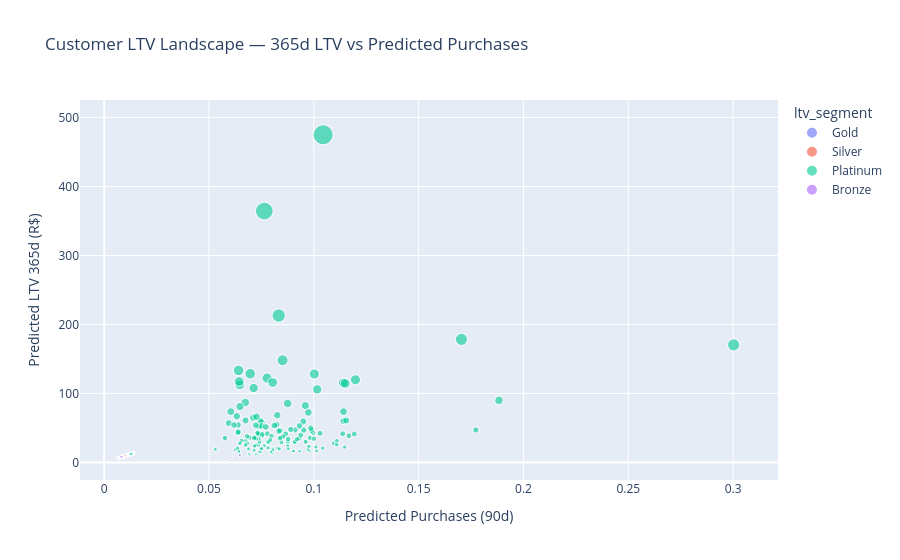

Here is the notebook cell this chart was saved with:
### Markdown cell above
## 4. LTV Segments

### Code cell
seg = ltv_model.segment_summary(predictions)
print(seg.to_string(index=False))

fig = px.scatter(
    predictions.sample(min(5000, len(predictions)), random_state=42),
    x="predicted_purchases_90d",
    y="predicted_ltv_365d",
    color="ltv_segment",
    size="clv_12m",
    hover_data=["customer_unique_id", "p_alive"],
    title="Customer LTV Landscape — 365d LTV vs Predicted Purchases",
    labels={"predicted_purchases_90d": "Predicted Purchases (90d)",
            "predicted_ltv_365d": "Predicted LTV 365d (R$)"},
    opacity=0.6,
)
fig.show()

### Figure 1 — Plotly figure (JSON) as saved in the notebook; plotly's stock layout.template omitted (floating-point values rounded to 4 significant figures; data arrays with more than 128 entries replaced by an {"elided": "..."} marker saying what was removed)
{"data": [{"customdata": {"elided": "1277x2 mixed values"}, "hovertemplate": "ltv_segment=Gold<br>Predicted Purchases (90d)=%{x}<br>Predicted LTV 365d (R$)=%{y}<br>clv_12m=%{marker.size}<br>customer_unique_id=%{customdata[0]}<br>p_alive=%{customdata[1]}<extra></extra>", "legendgroup": "Gold", "marker": {"color": "#636efa", "opacity": 0.6, "size": {"elided": "1277 float values"}, "sizemode": "area", "sizeref": 1.099, "symbol": "circle"}, "mode": "markers", "name": "Gold", "showlegend": true, "type": "scattergl", "x": {"elided": "1277 float values"}, "xaxis": "x", "y": {"elided": "1277 float values"}, "yaxis": "y"}, {"customdata": {"elided": "1219x2 mixed values"}, "hovertemplate": "ltv_segment=Silver<br>Predicted Purchases (90d)=%{x}<br>Predicted LTV 365d (R$)=%{y}<br>clv_12m=%{marker.size}<br>customer_unique_id=%{customdata[0]}<br>p_alive=%{customdata[1]}<extra></extra>", "legendgroup": "Silver", "marker": {"color": "#EF553B", "opacity": 0.6, "size": {"elided": "1219 float values"}, "sizemode": "area", "sizeref": 1.099, "symbol": "circle"}, "mode": "markers", "name": "Silver", "showlegend": true, "type": "scattergl", "x": {"elided": "1219 float values"}, "xaxis": "x", "y": {"elided": "1219 float values"}, "yaxis": "y"}, {"customdata": {"elided": "1226x2 mixed values"}, "hovertemplate": "ltv_segment=Platinum<br>Predicted Purchases (90d)=%{x}<br>Predicted LTV 365d (R$)=%{y}<br>clv_12m=%{marker.size}<br>customer_unique_id=%{customdata[0]}<br>p_alive=%{customdata[1]}<extra></extra>", "legendgroup": "Platinum", "marker": {"color": "#00cc96", "opacity": 0.6, "size": {"elided": "1226 float values"}, "sizemode": "area", "sizeref": 1.099, "symbol": "circle"}, "mode": "markers", "name": "Platinum", "showlegend": true, "type": "scattergl", "x": {"elided": "1226 float values"}, "xaxis": "x", "y": {"elided": "1226 float values"}, "yaxis": "y"}, {"customdata": {"elided": "1278x2 mixed values"}, "hovertemplate": "ltv_segment=Bronze<br>Predicted Purchases (90d)=%{x}<br>Predicted LTV 365d (R$)=%{y}<br>clv_12m=%{marker.size}<br>customer_unique_id=%{customdata[0]}<br>p_alive=%{customdata[1]}<extra></extra>", "legendgroup": "Bronze", "marker": {"color": "#ab63fa", "opacity": 0.6, "size": {"elided": "1278 float values"}, "sizemode": "area", "sizeref": 1.099, "symbol": "circle"}, "mode": "markers", "name": "Bronze", "showlegend": true, "type": "scattergl", "x": {"elided": "1278 float values"}, "xaxis": "x", "y": {"elided": "1278 float values"}, "yaxis": "y"}], "layout": {"legend": {"itemsizing": "constant", "title": {"text": "ltv_segment"}, "tracegroupgap": 0}, "title": {"text": "Customer LTV Landscape — 365d LTV vs Predicted Purchases"}, "xaxis": {"anchor": "y", "domain": [0, 1], "title": {"text": "Predicted Purchases (90d)"}}, "yaxis": {"anchor": "x", "domain": [0, 1], "title": {"text": "Predicted LTV 365d (R$)"}}}}
